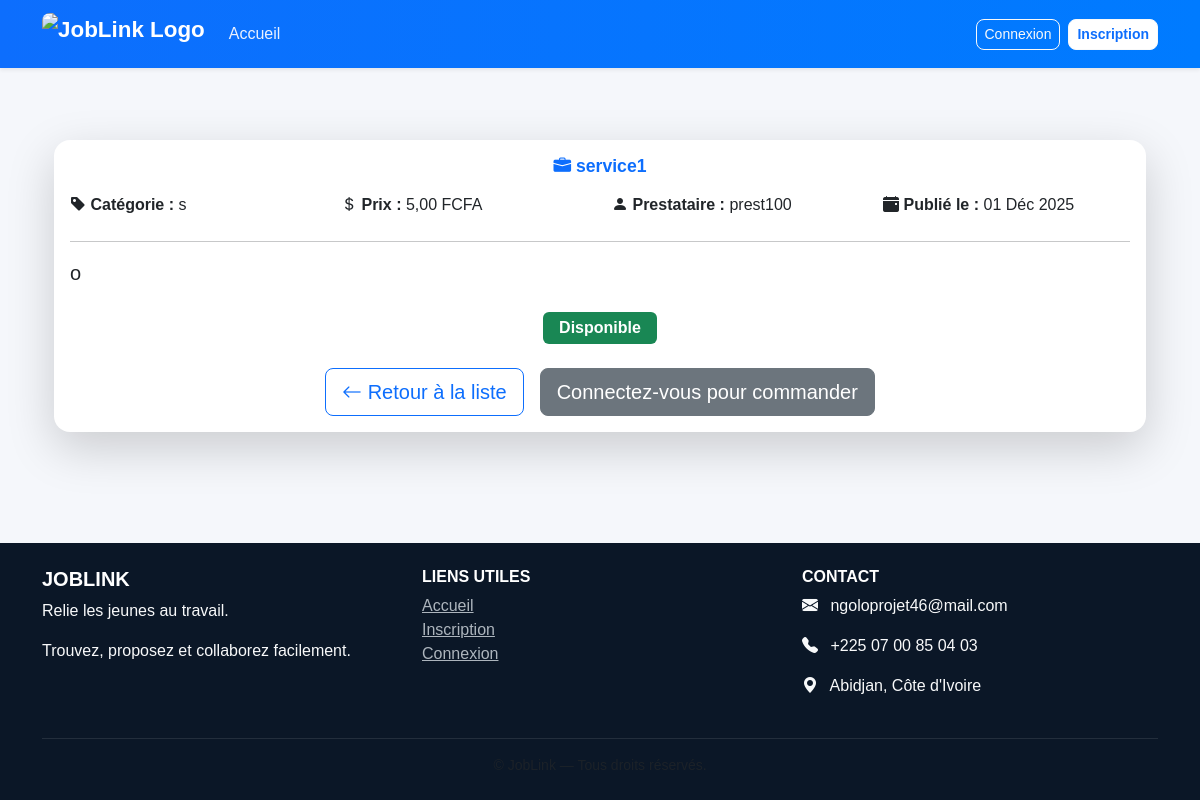
The page /services/6/ on the database its author committed.
### core/models.py (models this page shows, shortened)
class Service(models.Model):
    VILLES_CI = [
        ("Abidjan", "Abidjan"),
        ("Bouaké", "Bouaké"),
        ("Daloa", "Daloa"),
        ("Yamoussoukro", "Yamoussoukro"),
        ("San-Pédro", "San-Pédro"),
        ("Korhogo", "Korhogo"),
        ("Man", "Man"),
        ("Gagnoa", "Gagnoa"),
    ]
    prestataire = models.ForeignKey(
        'Prestataire',
        on_delete=models.CASCADE,
        related_name='services'
    )
    titre = models.CharField(max_length=100)
    description = models.TextField()
    prix = models.DecimalField(max_digits=10, decimal_places=2, blank=True, null=True)
    telephone = models.CharField(max_length=20, blank=True, null=True)
    adresse = models.CharField(max_length=255, blank=True, null=True)
    categorie = models.CharField(max_length=100)
    ville = models.CharField(max_length=50, choices=VILLES_CI, default="Abidjan")
    date_publication = models.DateTimeField(auto_now_add=True)
    disponible = models.BooleanField(default=True)
    image = CloudinaryField("image", blank=True, null=True)
    video = CloudinaryField(resource_type="video", blank=True, null=True)

class Prestataire(models.Model):
    user = models.OneToOneField(User, on_delete=models.CASCADE)
    competence = models.TextField()
    experience = models.PositiveIntegerField(default=0, help_text="Années d'expérience")
    localisation = models.CharField(max_length=100)
    telephone = models.CharField(max_length=20, blank=True, null=True)  # ✅ ajouté
    email = models.EmailField(blank=True, null=True)  # ✅ ajouté
    note_moyenne = models.FloatField(default=0.0)

class User(AbstractUser):
    ROLE_CHOICES = (
        ('prestataire', 'Prestataire'),
        ('demandeur', 'Demandeur'),
    )
    role = models.CharField(max_length=20, choices=ROLE_CHOICES)
    phone = models.CharField(max_length=20, unique=True, null=True, blank=True)
    photo = CloudinaryField("photo_profil", blank=True, null=True)

### core/views.py (the view)
# urls.py: path('services/<int:pk>/', views.service_detail, name='service_detail'),
def service_detail(request, pk):
    service = get_object_or_404(Service, pk=pk)
    return render(request, 'core/service_detail.html', {'service': service})

### core/templates/core/service_detail.html (shortened to what this page needs)
{% extends 'base.html' %}
{% block content %}
<div class="container mt-5">
    <div class="card shadow-lg border-0 rounded-4">
        <div class="card-body">
            <h2 class="card-title text-primary fw-bold mb-3 text-center">
                <i class="bi bi-briefcase-fill"></i> {{ service.titre }}
            </h2>
            <div class="row text-center text-md-start mb-4">
                <div class="col-md-3 mb-2 mb-md-0">
                    <i class="bi bi-tag-fill"></i> <strong>Catégorie :</strong> {{ service.categorie }}
                </div>
                <div class="col-md-3 mb-2 mb-md-0">
                    <i class="bi bi-currency-dollar"></i> <strong>Prix :</strong> {{ service.prix }} FCFA
                </div>
                <div class="col-md-3 mb-2 mb-md-0">
                    <i class="bi bi-person-fill"></i> <strong>Prestataire :</strong> {{ service.prestataire.user.username }}
                </div>
                <div class="col-md-3">
                    <i class="bi bi-calendar-event-fill"></i> <strong>Publié le :</strong> {{ service.date_publication|date:"d M Y" }}
                </div>
            </div>
            <hr>
            <p class="card-text fs-5 text-center text-md-start mb-4">
                {{ service.description }}
            </p>
            <div class="text-center mb-4">
                {% if service.disponible %}
                    <span class="badge bg-success fs-6 px-3 py-2">Disponible</span>
                {% else %}
                    <span class="badge bg-danger fs-6 px-3 py-2">Indisponible</span>
                {% endif %}
            </div>
            <div class="d-flex flex-column flex-md-row justify-content-center gap-3">
                <a href="{% url 'service_list' %}" class="btn btn-outline-primary btn-lg">
                    <i class="bi bi-arrow-left"></i> Retour à la liste
                </a>
                {% if user.is_authenticated %}
                    <form method="post" action="{% url 'commander_service' service.id %}" class="d-inline">
                        {% csrf_token %}
                        <button type="submit" class="btn btn-success btn-lg">
                            <i class="bi bi-cart-check-fill"></i> Commander ce service
                        </button>
                    </form>
                {% else %}
                    <a href="{% url 'login' %}" class="btn btn-secondary btn-lg">
                        Connectez-vous pour commander
                    </a>
                {% endif %}
            </div>
        </div>
    </div>
</div>
{% endblock %}

### core/templates/base.html (style rules this page uses)
body { font-family: "Poppins", sans-serif; background-color: #f5f7fb; color: #333; min-height: 100vh; }
h1, h2, h3, h4, h5 { font-weight: 600; color: #0d6efd; }
button, .btn { border-radius: 8px !important; }
.card { border: none; border-radius: 15px; box-shadow: 0 3px 10px rgba(0,0,0,0.08); transition: transform 0.2s ease-in-out; }
.card-title { font-size: 1.1rem; font-weight: 600; }

### rows shown on the page
Service: titre "service1", categorie "s", prix "5,00", prestataire.user.username "prest100", date_publication "01 Déc 2025", description "o"
